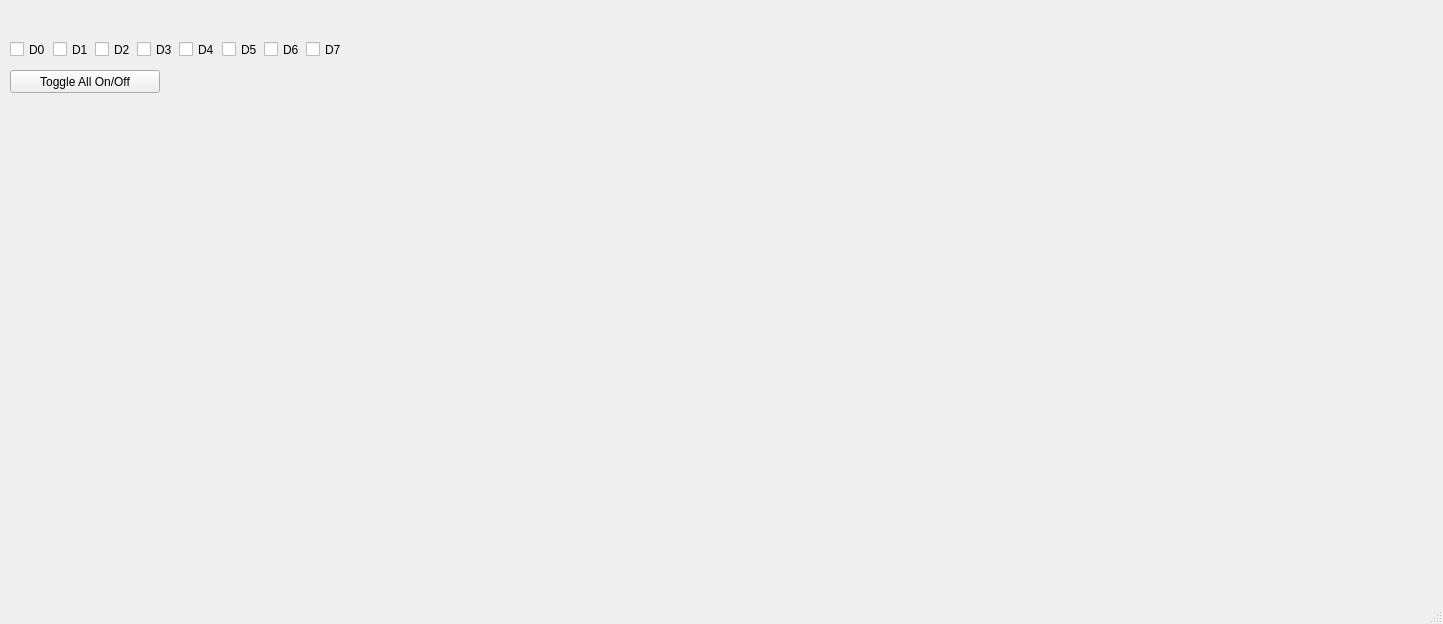
<?xml version="1.0" encoding="UTF-8"?>
<ui version="4.0">
 <class>MainWindow</class>
 <widget class="QMainWindow" name="MainWindow">
  <property name="geometry">
   <rect>
    <x>0</x>
    <y>0</y>
    <width>1443</width>
    <height>624</height>
   </rect>
  </property>
  <property name="windowTitle">
   <string>MainWindow</string>
  </property>
  <widget class="QWidget" name="centralwidget">
   <widget class="QSplitter" name="splitter">
    <property name="geometry">
     <rect>
      <x>10</x>
      <y>70</y>
      <width>150</width>
      <height>23</height>
     </rect>
    </property>
    <property name="orientation">
     <enum>Qt::Horizontal</enum>
    </property>
    <widget class="QPushButton" name="pushButton">
     <property name="text">
      <string>Toggle All On/Off</string>
     </property>
    </widget>
   </widget>
   <widget class="QWidget" name="">
    <property name="geometry">
     <rect>
      <x>10</x>
      <y>40</y>
      <width>332</width>
      <height>19</height>
     </rect>
    </property>
    <layout class="QHBoxLayout" name="horizontalLayout">
     <item>
      <widget class="QCheckBox" name="checkBox_0">
       <property name="acceptDrops">
        <bool>false</bool>
       </property>
       <property name="toolTip">
        <string>Switch D0 ON/OFF</string>
       </property>
       <property name="text">
        <string>D0</string>
       </property>
       <property name="checked">
        <bool>false</bool>
       </property>
       <attribute name="buttonGroup">
        <string notr="true">buttonGroup</string>
       </attribute>
      </widget>
     </item>
     <item>
      <widget class="QCheckBox" name="checkBox_1">
       <property name="text">
        <string>D1</string>
       </property>
       <property name="checked">
        <bool>false</bool>
       </property>
       <attribute name="buttonGroup">
        <string notr="true">buttonGroup</string>
       </attribute>
      </widget>
     </item>
     <item>
      <widget class="QCheckBox" name="checkBox_2">
       <property name="text">
        <string>D2</string>
       </property>
       <property name="checked">
        <bool>false</bool>
       </property>
       <attribute name="buttonGroup">
        <string notr="true">buttonGroup</string>
       </attribute>
      </widget>
     </item>
     <item>
      <widget class="QCheckBox" name="checkBox_3">
       <property name="text">
        <string>D3</string>
       </property>
       <property name="checked">
        <bool>false</bool>
       </property>
       <attribute name="buttonGroup">
        <string notr="true">buttonGroup</string>
       </attribute>
      </widget>
     </item>
     <item>
      <widget class="QCheckBox" name="checkBox_4">
       <property name="text">
        <string>D4</string>
       </property>
       <property name="checked">
        <bool>false</bool>
       </property>
       <attribute name="buttonGroup">
        <string notr="true">buttonGroup</string>
       </attribute>
      </widget>
     </item>
     <item>
      <widget class="QCheckBox" name="checkBox_5">
       <property name="text">
        <string>D5</string>
       </property>
       <property name="checked">
        <bool>false</bool>
       </property>
       <attribute name="buttonGroup">
        <string notr="true">buttonGroup</string>
       </attribute>
      </widget>
     </item>
     <item>
      <widget class="QCheckBox" name="checkBox_6">
       <property name="text">
        <string>D6</string>
       </property>
       <property name="checked">
        <bool>false</bool>
       </property>
       <attribute name="buttonGroup">
        <string notr="true">buttonGroup</string>
       </attribute>
      </widget>
     </item>
     <item>
      <widget class="QCheckBox" name="checkBox_7">
       <property name="text">
        <string>D7</string>
       </property>
       <property name="checked">
        <bool>false</bool>
       </property>
       <attribute name="buttonGroup">
        <string notr="true">buttonGroup</string>
       </attribute>
      </widget>
     </item>
    </layout>
   </widget>
  </widget>
  <widget class="QStatusBar" name="statusbar"/>
 </widget>
 <resources/>
 <connections/>
 <buttongroups>
  <buttongroup name="buttonGroup"/>
 </buttongroups>
</ui>
